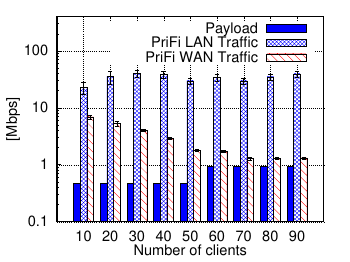

This figure's gnuplot source:
set terminal postscript eps size 3.5,2.62 enhanced color font 'Helvetica,21' linewidth 2
set output 'skype_5p_bw.eps'

set xtics border in scale 0,0 nomirror norotate  autojustify
set ytics border in scale 1,0.5 nomirror norotate  autojustify
DEBUG_TERM_HTIC = 100
DEBUG_TERM_VTIC = 100

set grid ytics xtics  # draw lines for each ytics and mytics
set grid               # enable the grid

set xlabel "Number of clients" offset 0,0.5
set ylabel "[Mbps]" offset 1.7,0

set style fill solid 0.6 border lt -1

set style data histogram 
set style histogram rowstacked errorbars gap 1 lw 1
set boxwidth 1 relative
set style fill solid 1.0 border -1
#set style histogram cluster gap 1
#set style fill solid border -1
#set boxwidth 0.9
#set xtic scale 0
set auto x

set yrange [0.1:400]

set logscale y

set datafile separator ","

plot 'bitratestats_skype.gnudata' using ($6):($7):xtic(1) title "Payload" linecolor rgb "#0000FF", \
    'bitratestats_skype.gnudata' using ($3/1024):($5/1024):xtic(1) fs pattern 2 title "PriFi LAN Traffic" linecolor rgb "#0000FF", \
    'bitratestats_skype.gnudata' using (3*$2/1024):($4/1024):xtic(1) fs pattern 4 title "PriFi WAN Traffic" linecolor rgb "#FF0000"
